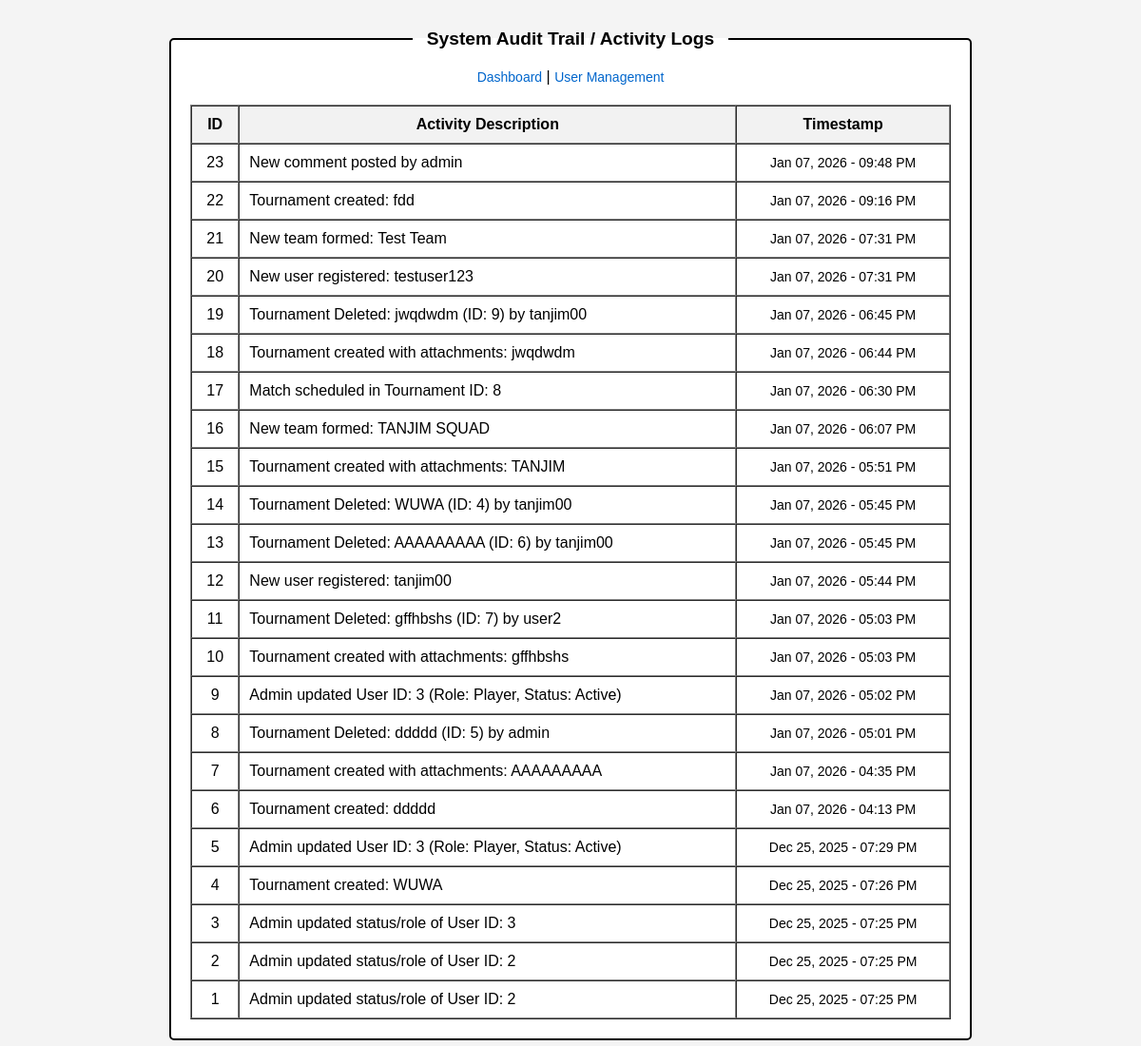
/view/activityLog.php (signed in), run on the app's committed database.
### tables this page shows
CREATE TABLE `activity_log` (
  `id` int(11) NOT NULL,
  `activity_text` varchar(255) DEFAULT NULL,
  `timestamp` timestamp NOT NULL DEFAULT current_timestamp()
);

### model/tournamentModel.php (called while the page is built, shortened)
<?php
function getAllActivities(){
    $con = getConnection();
    $sql = "SELECT * FROM activity_log ORDER BY timestamp DESC";
    $result = mysqli_query($con, $sql);
    $logs = [];
    while ($row = mysqli_fetch_assoc($result)) {
        array_push($logs, $row);
    }
    return $logs;
}
?>

### view/activityLog.php (the view, shortened to what this page needs)
<?php
require_once('../model/tournamentModel.php');
$logs = getAllActivities();
?>
<!DOCTYPE html>
<html lang="en">
<head>
    <link rel="stylesheet" href="../asset/css/style.css">
</head>
<body>
    <fieldset style="width: 800px; margin: 30px auto;">
        <legend>System Audit Trail / Activity Logs</legend>
        <div style="text-align: center; margin-bottom: 20px;">
            <a href="home.php" style="display: inline;">Dashboard</a> |
            <a href="allUser.php" style="display: inline;">User Management</a>
        </div>
        <table border="1" cellspacing="0" cellpadding="10" style="width: 100%; text-align: left;">
            <thead>
                <tr style="background-color: #f2f2f2; text-align: center;">
                    <th>ID</th>
                    <th>Activity Description</th>
                    <th>Timestamp</th>
                </tr>
            </thead>
            <tbody>
                <?php if (count($logs) > 0): ?>
                    <?php foreach ($logs as $log): ?>
                        <tr>
                            <td style="text-align: center;"><?php echo $log['id']; ?></td>
                            <td><?php echo $log['activity_text']; ?></td>
                            <td style="text-align: center; font-size: 14px;">
                                <?php echo date('M d, Y - h:i A', strtotime($log['timestamp'])); ?>
                            </td>
                        </tr>
                    <?php endforeach; ?>
                <?php else: ?>
                    <tr>
                        <td colspan="3" style="text-align: center;">No activities recorded yet!</td>
                    </tr>
                <?php endif; ?>
            </tbody>
        </table>
    </fieldset>
</body>
</html>

### asset/css/style.css (style rules this page uses)
body { font-family: Arial, sans-serif; margin: 0; padding: 0; background-color: #f4f4f4; }
fieldset { border: 2px solid #000; padding: 20px; width: 420px; background-color: #ffffff; border-radius: 5px; margin: 80px auto; }
legend { font-weight: bold; font-size: 1.2em; padding: 0 15px; margin-left: auto; margin-right: auto; text-align: center; }
a { text-decoration: none; color: #0066cc; display: block; text-align: center; margin-top: 15px; font-size: 14px; }

### data on the page
activity_log: id "23", activity_text "New comment posted by admin", timestamp "Jan 07, 2026 - 09:48 PM"
activity_log: id "22", activity_text "Tournament created: fdd", timestamp "Jan 07, 2026 - 09:16 PM"
activity_log: id "21", activity_text "New team formed: Test Team", timestamp "Jan 07, 2026 - 07:31 PM"
activity_log: id "20", activity_text "New user registered: testuser123", timestamp "Jan 07, 2026 - 07:31 PM"
activity_log: id "19", activity_text "Tournament Deleted: jwqdwdm (ID: 9) by tanjim00", timestamp "Jan 07, 2026 - 06:45 PM"
activity_log: id "18", activity_text "Tournament created with attachments: jwqdwdm", timestamp "Jan 07, 2026 - 06:44 PM"
activity_log: id "17", activity_text "Match scheduled in Tournament ID: 8", timestamp "Jan 07, 2026 - 06:30 PM"
activity_log: id "16", activity_text "New team formed: TANJIM SQUAD", timestamp "Jan 07, 2026 - 06:07 PM"
activity_log: id "15", activity_text "Tournament created with attachments: TANJIM", timestamp "Jan 07, 2026 - 05:51 PM"
activity_log: id "14", activity_text "Tournament Deleted: WUWA (ID: 4) by tanjim00", timestamp "Jan 07, 2026 - 05:45 PM"
activity_log: id "13", activity_text "Tournament Deleted: AAAAAAAAA (ID: 6) by tanjim00", timestamp "Jan 07, 2026 - 05:45 PM"
activity_log: id "12", activity_text "New user registered: tanjim00", timestamp "Jan 07, 2026 - 05:44 PM"
activity_log: id "11", activity_text "Tournament Deleted: gffhbshs (ID: 7) by user2", timestamp "Jan 07, 2026 - 05:03 PM"
activity_log: id "10", activity_text "Tournament created with attachments: gffhbshs", timestamp "Jan 07, 2026 - 05:03 PM"
activity_log: id "9", activity_text "Admin updated User ID: 3 (Role: Player, Status: Active)", timestamp "Jan 07, 2026 - 05:02 PM"
activity_log: id "8", activity_text "Tournament Deleted: ddddd (ID: 5) by admin", timestamp "Jan 07, 2026 - 05:01 PM"
activity_log: id "7", activity_text "Tournament created with attachments: AAAAAAAAA", timestamp "Jan 07, 2026 - 04:35 PM"
activity_log: id "6", activity_text "Tournament created: ddddd", timestamp "Jan 07, 2026 - 04:13 PM"
activity_log: id "5", activity_text "Admin updated User ID: 3 (Role: Player, Status: Active)", timestamp "Dec 25, 2025 - 07:29 PM"
activity_log: id "4", activity_text "Tournament created: WUWA", timestamp "Dec 25, 2025 - 07:26 PM"
activity_log: id "3", activity_text "Admin updated status/role of User ID: 3", timestamp "Dec 25, 2025 - 07:25 PM"
activity_log: id "2", activity_text "Admin updated status/role of User ID: 2", timestamp "Dec 25, 2025 - 07:25 PM"
activity_log: id "1", activity_text "Admin updated status/role of User ID: 2", timestamp "Dec 25, 2025 - 07:25 PM"
